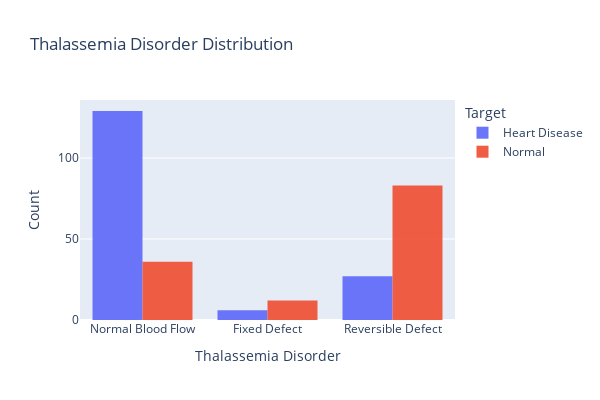

Notebook source saved alongside this figure:
### Code cell
df_thal = df.copy()
# Example usage:
fig = get_bar_chart(df_thal, 'thalassemia_disorder', 'age', color='target',
                    category_orders={'thalassemia_disorder': ['Normal Blood Flow', 'Fixed Defect', 'Reversible Defect']}, 
                    labels={'thalassemia_disorder': 'Thalassemia Disorder', 'age': 'Count', 'target': 'Target'}, 
                    title='Thalassemia Disorder Distribution')

### Figure 1 — Plotly figure (JSON) as saved in the notebook; plotly's stock layout.template omitted (floating-point values rounded to 4 significant figures)
{"data": [{"alignmentgroup": "True", "hovertemplate": "Target=Heart Disease<br>Thalassemia Disorder=%{x}<br>Count=%{y}<extra></extra>", "legendgroup": "Heart Disease", "marker": {"color": "#636efa", "line": {"width": 0}, "pattern": {"shape": ""}}, "name": "Heart Disease", "offsetgroup": "Heart Disease", "opacity": 0.95, "orientation": "v", "showlegend": true, "textposition": "auto", "type": "bar", "x": ["Fixed Defect", "Normal Blood Flow", "Reversible Defect"], "xaxis": "x", "y": [6, 129, 27], "yaxis": "y"}, {"alignmentgroup": "True", "hovertemplate": "Target=Normal<br>Thalassemia Disorder=%{x}<br>Count=%{y}<extra></extra>", "legendgroup": "Normal", "marker": {"color": "#EF553B", "line": {"width": 0}, "pattern": {"shape": ""}}, "name": "Normal", "offsetgroup": "Normal", "opacity": 0.95, "orientation": "v", "showlegend": true, "textposition": "auto", "type": "bar", "x": ["Fixed Defect", "Normal Blood Flow", "Reversible Defect"], "xaxis": "x", "y": [12, 36, 83], "yaxis": "y"}], "layout": {"height": 400, "legend": {"title": {"text": "Target"}, "tracegroupgap": 0}, "showlegend": true, "title": {"text": "Thalassemia Disorder Distribution"}, "width": 600, "xaxis": {"anchor": "y", "categoryarray": ["Normal Blood Flow", "Fixed Defect", "Reversible Defect"], "categoryorder": "array", "domain": [0, 1], "title": {"text": "Thalassemia Disorder"}}, "yaxis": {"anchor": "x", "domain": [0, 1], "title": {"text": "Count"}}}}
